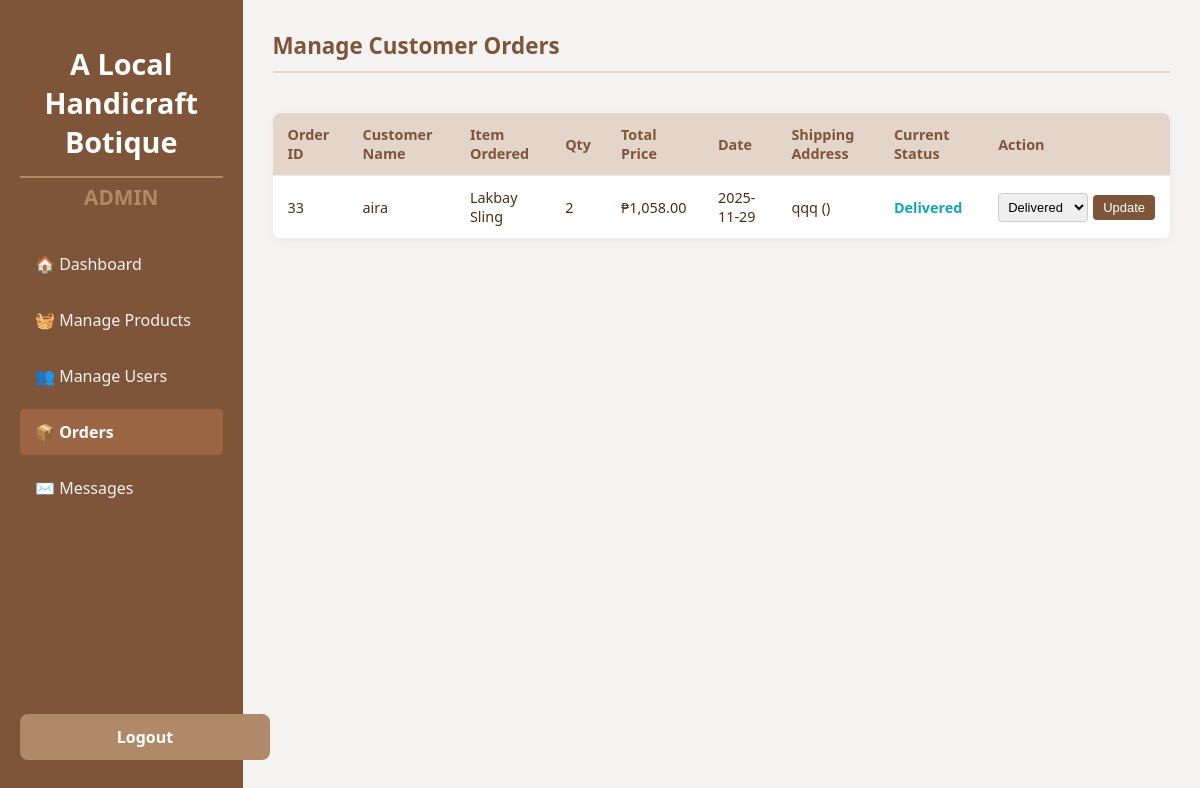
Screenshot of /admin/manage_orders.php (signed in) with the database file from the repository.
### tables this page shows
CREATE TABLE `orders` (
  `Order_ID` int(11) NOT NULL,
  `user_ID` int(11) NOT NULL,
  `item_ID` int(11) NOT NULL,
  `quantity` int(11) NOT NULL,
  `total_price` decimal(10,2) NOT NULL,
  `order_status` varchar(50) NOT NULL DEFAULT 'Pending',
  `shipping_address` varchar(255) NOT NULL,
  `contact_number` varchar(20) NOT NULL,
  `order_date` timestamp NOT NULL DEFAULT current_timestamp()
);

CREATE TABLE `users` (
  `user_ID` int(11) NOT NULL,
  `fullname` varchar(100) NOT NULL,
  `username` varchar(30) NOT NULL,
  `user_role` varchar(20) NOT NULL,
  `password` varchar(255) NOT NULL,
  `user_address` varchar(255) NOT NULL,
  `user_email_address` varchar(255) NOT NULL,
  `user_contact_number` int(11) NOT NULL,
  `date_joined` timestamp NOT NULL DEFAULT current_timestamp()
);

CREATE TABLE `items` (
  `Item_ID` int(11) NOT NULL,
  `items_name` varchar(100) NOT NULL,
  `item_price` decimal(6,2) NOT NULL,
  `stock_quantity` int(11) NOT NULL DEFAULT 0,
  `item_description` varchar(255) NOT NULL,
  `item_img` varchar(255) NOT NULL,
  `category_ID` int(11) NOT NULL
);

### admin/manage_orders.php (the view, shortened to what this page needs)
<?php
include '../db_connect.php';
$available_statuses = ['Pending', 'Preparing', 'Shipping', 'Delivered', 'Cancelled'];
$orders = [];
$stmt_orders = $conn->prepare("
    SELECT
        o.Order_ID, o.order_date, o.order_status, o.quantity, o.total_price,
        o.shipping_address, o.contact_number,
        u.fullname,
        i.items_name
    FROM orders o
    JOIN users u ON o.user_ID = u.user_ID
    LEFT JOIN items i ON o.item_ID = i.Item_ID
    ORDER BY o.Order_ID DESC
");
$stmt_orders->execute();
$result_orders = $stmt_orders->get_result();
while ($row = $result_orders->fetch_assoc()) {
    $orders[] = $row;
}
?>
<!DOCTYPE html>
<html lang="en">
<head>
</head>
<body>
<div class="main-layout">
    <div class="sidebar">
        <h2>A Local Handicraft Botique</h2>
        <h3>ADMIN</h3>
        <div class="sidebar-nav">
            <a href="index.php">🏠 Dashboard</a>
            <a href="manage_products.php">🧺 Manage Products</a>
            <a href="manage_users.php">👥 Manage Users</a>
            <a href="manage_orders.php" class="active">📦 Orders</a>
            <a href="manage_messages.php">✉️ Messages</a>
        </div>
        <div class="sidebar-logout">
            <a href="../logout.php"><b>Logout</b></a>
        </div>
    </div>
    <div class="content-area">
        <div class="top-bar">
            <h1>Manage Customer Orders</h1>
        </div>
        <?php if (empty($orders)): ?>
            <p style="text-align: center; padding: 30px; color: #7F5539;">No orders found.</p>
        <?php else: ?>
            <div class="orders-table-wrap">
                <table>
                    <thead>
                        <tr>
                            <th>Order ID</th>
                            <th>Customer Name</th>
                            <th>Item Ordered</th>
                            <th>Qty</th>
                            <th>Total Price</th>
                            <th>Date</th>
                            <th>Shipping Address</th>
                            <th>Current Status</th>
                            <th>Action</th>
                        </tr>
                    </thead>
                    <tbody>
                        <?php foreach ($orders as $order): ?>
                        <tr>
                            <td><?php echo $order['Order_ID']; ?></td>
                            <td><?php echo htmlspecialchars($order['fullname']); ?></td>
                            <td><?php echo htmlspecialchars($order['items_name'] ?? 'Item Not Found'); ?></td>
                            <td><?php echo $order['quantity']; ?></td>
                            <td>₱<?php echo number_format($order['total_price'], 2); ?></td>
                            <td><?php echo date('Y-m-d', strtotime($order['order_date'])); ?></td>
                            <td><?php echo htmlspecialchars($order['shipping_address']) . ' (' . htmlspecialchars($order['contact_number']) . ')'; ?></td>
                            <td class="status-<?php echo str_replace(' ', '', htmlspecialchars($order['order_status'])); ?>">
                                <strong><?php echo htmlspecialchars($order['order_status']); ?></strong>
                            </td>
                            <td>
                                <form method="POST" class="status-form">
                                    <select name="new_status" required>
                                        <?php foreach ($available_statuses as $status): ?>
                                            <option value="<?php echo $status; ?>"
                                                <?php echo ($order['order_status'] === $status) ? 'selected' : ''; ?>>
                                                <?php echo $status; ?>
                                            </option>
                                        <?php endforeach; ?>
                                    </select>
                                    <button type="submit" name="update_status">Update</button>
                                </form>
                            </td>
                        </tr>
                        <?php endforeach; ?>
                    </tbody>
                </table>
            </div>
        <?php endif; ?>
    </div>
</div>
</body>
</html>

### admin/manage_orders.php (style rules this page uses)
:root { --color-primary: #7F5539; --color-secondary: #B08968; --color-light: #E3D5CA; --color-text: #4B2E18; --color-bg: #F5F3F1; }
body { font-family: 'Segoe UI', Tahoma, Geneva, Verdana, sans-serif; background-color: var(--color-bg); color: var(--color-text); margin: 0; padding: 0; }
.main-layout { display: flex; min-height: 100vh; }
.sidebar { width: 250px; background-color: var(--color-primary); color: white; padding: 20px; box-shadow: 2px 0 5px rgba(0, 0, 0, 0.1); }
.sidebar h2 { font-size: 1.8em; text-align: center; margin-bottom: 5px; border-bottom: 2px solid var(--color-secondary); padding-bottom: 15px; }
.sidebar h3 { font-size: 1.3em; text-align: center; margin-top: 5px; color: var(--color-secondary); }
.sidebar-nav { margin-top: 30px; }
.sidebar-nav a { display: flex; align-items: center; gap: 10px; padding: 12px 15px; margin-bottom: 10px; text-decoration: none; color: var(--color-bg); border-radius: 5px; transition: background-color 0.3s; }
.sidebar-nav a:hover, .sidebar-nav a.active { background-color: #9C6644; color: white; font-weight: bold; }
.sidebar-logout { position: absolute; bottom: 40px; width: 250px; text-align: center; }
.sidebar-logout a { display: block; padding: 12px; background-color: var(--color-secondary); color: white; border-radius: 8px; text-decoration: none; font-weight: bold; transition: background-color 0.3s; }
.content-area { flex-grow: 1; padding: 30px; background-color: var(--color-bg); }
.top-bar { display: flex; justify-content: space-between; align-items: center; margin-bottom: 40px; border-bottom: 2px solid #e3d5ca; padding-bottom: 10px; }
.top-bar h1 { color: var(--color-primary); font-size: 1.4em; margin: 0; }
.orders-table-wrap { overflow-x: auto; background: white; border-radius: 8px; box-shadow: 0 2px 10px rgba(0,0,0,0.05); }
table { width: 100%; border-collapse: collapse; }
th, td { padding: 12px 15px; text-align: left; border-bottom: 1px solid #eee; font-size: 0.9em; }
th { background-color: var(--color-light); color: var(--color-primary); font-weight: bold; }
.status-form { display: flex; align-items: center; }
.status-form select { padding: 5px; border-radius: 4px; border: 1px solid #ccc; font-size: 0.9em; }
.status-form button { padding: 5px 10px; background-color: #7F5539; color: white; border: none; border-radius: 4px; cursor: pointer; margin-left: 5px; font-size: 0.9em; }
.status-Delivered { color: #17A2B8; font-weight: bold; }

### rows the page displays
orders: Order_ID "33", user_ID.fullname "aira", item_ID.items_name "Lakbay Sling", quantity "2", total_price "1,058.00", order_date "2025-11-29", shipping_address "qqq", order_status "Delivered", new_status "Delivered"
